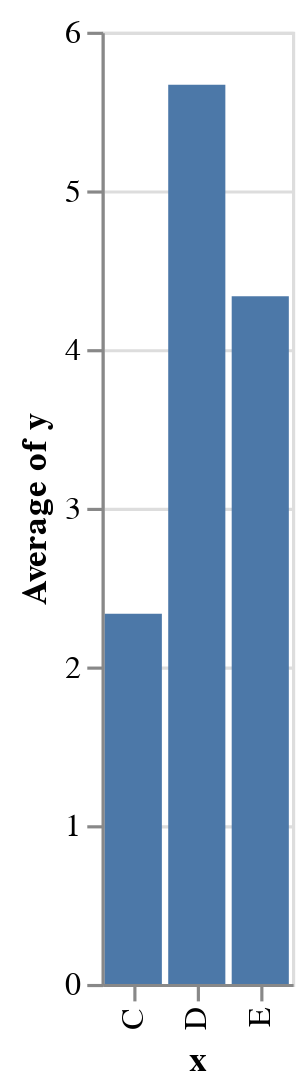

Notebook cell for this chart:
### Code cell
alt.Chart(df).mark_bar().encode(x='x',y='average(y)')

### Figure 1 — Vega-Lite specification as saved in the notebook (floating-point values rounded to 4 significant figures)
{"config": {"view": {"continuousWidth": 400, "continuousHeight": 300}}, "data": {"name": "data-34c81466daa8eec198d9f2eca27e530c"}, "mark": "bar", "encoding": {"x": {"type": "nominal", "field": "x"}, "y": {"type": "quantitative", "aggregate": "average", "field": "y"}}, "$schema": "https://vega.github.io/schema/vega-lite/v4.0.0.json", "datasets": {"data-34c81466daa8eec198d9f2eca27e530c": [{"x": "C", "y": 1}, {"x": "C", "y": 2}, {"x": "C", "y": 4}, {"x": "D", "y": 9}, {"x": "D", "y": 7}, {"x": "D", "y": 1}, {"x": "E", "y": 6}, {"x": "E", "y": 4}, {"x": "E", "y": 3}]}}
